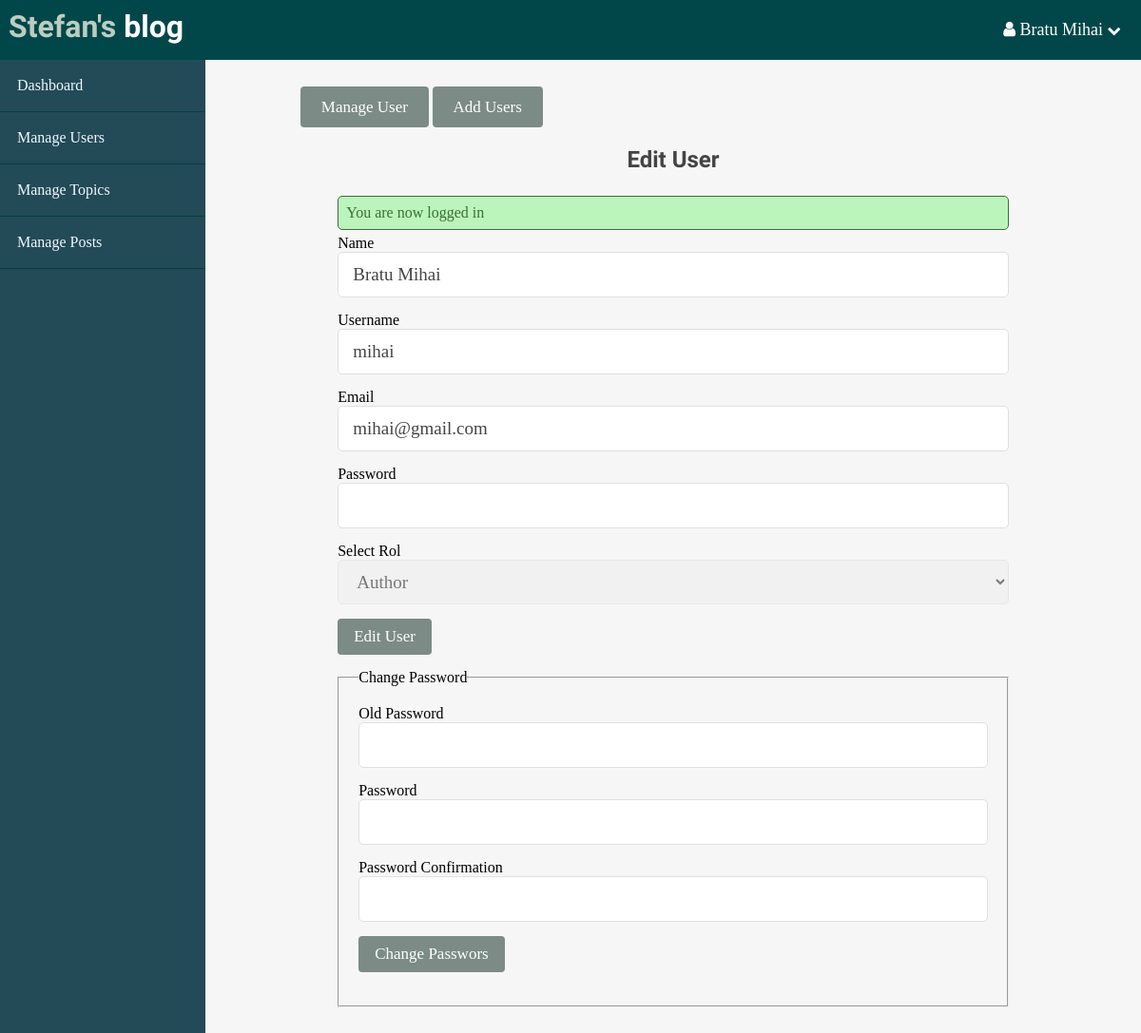
The app's page /admin/users/edit.php?id=3 (signed in) with its own data.
### tables this page shows
CREATE TABLE `users` (
  `id` int(11) NOT NULL,
  `name` varchar(255) DEFAULT NULL,
  `admin` tinyint(1) DEFAULT 1,
  `username` varchar(255) DEFAULT NULL,
  `email` varchar(255) DEFAULT NULL,
  `password` varchar(255) DEFAULT NULL,
  `created_at` timestamp NOT NULL DEFAULT current_timestamp()
);

### app/database/db.php (called while the page is built, shortened)
<?php
    require('connect.php');
function executeQUERY($sql, $date) {
    global $conn;
    $stmt = $conn->prepare($sql);
    $values = array_values($date);
    $types = str_repeat('s', count($values));
    $stmt->bind_param($types, ...$values);
    $stmt->execute();
    return $stmt;
}
function selectOne($table, $conditions) {
    $sql = "SELECT * FROM $table";
    $i = 0;
    foreach($conditions as $key => $value) {
        if($i === 0) {
            $sql = $sql . " WHERE $key=?";
        } else {
            $sql = $sql . " AND $key=?";
        }
        $i++;
    }
    $sql = $sql . " LIMIT 1";
    $stmt = executeQUERY($sql, $conditions);
    $records = $stmt->get_result()->fetch_assoc();
    return $records;
}

### app/controllers/users.php (called while the page is built, shortened)
<?php
    include(ROOT_PATH . '/app/database/db.php');
    $table = 'users';
	$password = "";
	$passwordConf = "";
    if(isset($_GET['id'])) {
        $getUser = selectOne($table, ['id' => $_GET['id']]);
    }

### admin/users/edit.php (the view, shortened to what this page needs)
<?php include(ROOT_PATH . '/app/controllers/users.php'); ?>
<!DOCTYPE html>
<html>
<head>
    <link rel="stylesheet" href="../../assets/css/single.css">
    <link rel="stylesheet" href="../../assets/css/admin.css">
    <link href="https://stackpath.bootstrapcdn.com/font-awesome/4.7.0/css/font-awesome.min.css" rel="stylesheet">
</head>
<body>
        <?php include(ROOT_PATH . '/app/includes/adminHeader.php'); ?>
    <main id="admin-main">
            <?php include(ROOT_PATH . '/app/includes/adminSlidebar.php') ?>
        <div class="admin-content">
            <div class="button-group">
                <a href="index.php" class="btn btn-big">Manage User</a>
                <a href="create.php" class="btn btn-big">Add Users</a>
            </div>
            <div class="content">
                <h2 class="page-title">Edit User</h2>
                <?php include(ROOT_PATH . "/app/includes/messager.php"); ?>
                <form action="edit.php?id=<?php echo $getUser['id']; ?>" method="post">
                    <div class="form-inputBox">
                        <label>Name</label>
                        <input type="text" name="name" value="<?php echo $getUser['name']; ?>" class="text-input">
                    </div>
                    <div class="form-inputBox">
                        <label>Username</label>
                        <input type="text" name="username" value="<?php echo $getUser['username']; ?>" class="text-input">
                    </div>
                    <div class="form-inputBox">
                        <label>Email</label>
                        <input type="email" name="email" value="<?php echo $getUser['email']; ?>" class="text-input">
                    </div>
                    <div class="form-inputBox">
                        <label>Password</label>
                        <input type="password" name="password" value="<?php echo $password; ?>" class="text-input">
                    </div>
                    <?php if($_SESSION['admin'] == 3): ?>
                        <?php if($getUser['admin'] == 3): ?>
                        <div class="form-inputBox">
                            <label>Select Rol</label>
                            <select name="admin" class="text-input">
                                <option value="3">Administrator</option>
                            </select>
                        </div>
                        <?php elseif($getUser['admin'] == 2): ?>
                        <div class="form-inputBox">
                            <label>Select Rol</label>
                            <select name="admin" class="text-input">
                                <option value="2" selected>Admin</option>
                                <option value="1">Author</option>
                            </select>
                        </div>
                        <?php else: ?>
                        <div class="form-inputBox">
                            <label>Select Rol</label>
                            <select name="admin" class="text-input">
                                <option value="2">Admin</option>
                                <option value="1" selected>Author</option>
                            </select>
                        </div>
                        <?php endif; ?>
                    <?php else: ?>
                        <div class="form-inputBox">
                            <label>Select Rol</label>
                            <select name="admin" class="text-input" disabled>
                                <option value=""><?php echo $getUser == 2 ? 'Admin':'Author'; ?></option>
                            </select>
                        </div>
                    <?php endif; ?>
                    <div class="form-inputBox">
                        <button type="submit" name="edit-user" class="btn">Edit User</button>
                    </div>
                </form>
                <form action="edit.php?id=<?php echo $getUser['id']; ?>" method="post">
                    <fieldset>
                        <legend>Change Password</legend>
                        <div class="form-inputBox">
                            <label>Old Password</label>
                            <input type="password" name="password" value="<?php echo $password; ?>" class="text-input">
                         </div>
                        <div class="form-inputBox">
                            <label>Password</label>
                            <input type="password" name="passwordNew" value="<?php echo $password; ?>" class="text-input">
                         </div>
                        <div class="form-inputBox">
                            <label>Password Confirmation</label>
                            <input type="password" name="passwordConf" value="<?php echo $passwordConf; ?>" class="text-input">
                        </div>
                        <div class="form-inputBox change-pass">
                            <input type="submit" name="change-pass" class="btn"value="Change Passwors">
                        </div>
                    </fieldset>
                </form>
            </div>
    </main>
</body>
</html>

### assets/css/single.css (style rules this page uses)
* { margin: 0px; padding: 0px; box-sizing: border-box; text-decoration: none; }
h1,h2,h3,h4,h5,h6 { font-family: 'Candal', serif; color: #444; margin: 5px 0px; }
a { text-decoration: none; color: inherit; }
fieldset { padding: 20px; margin-bottom: 20px }
.form-inputBox { margin-bottom: 15px; }
.text-input { padding: 11px 15px; display: block; width: 100%; border-radius: 5px; border: 1px solid #e0e0e0; outline: none; color: #444; line-height: 24px; font-size: 19px; font-family: 'Lore', serif; }
.btn { padding: 8px 16px; background-color: #7C8B86; color: white; border: 1px solid transparent; border-radius: 4px; font-size: 17px; font-family: 'Lore', serif; cursor: pointer; }
.btn-big { padding: .7rem 1.3rem; line-height: 1.3rem; }
html,body { width: 100%; padding: 0px; margin: 0px; height: 100%; }

### assets/css/admin.css (style rules this page uses)
#admin-main { width: 100%; height: calc(100% - 63px); }
#admin-main .admin-content { width: 82%; height: 100%; float: left; padding: 40px 100px 100px; overflow-y: scroll; background: #f6f6f6; }
#admin-main .admin-content .content { width: 90%; margin: 30px auto 30px; }
#admin-main .admin-content .page-title { text-align: center; margin-bottom: 24px; }

### records on screen
users: name "Bratu Mihai", username "mihai", email "mihai@gmail.com"

### other values on screen
$_SESSION['name'] "Bratu Mihai"
$_SESSION['message'] "You are now logged in"
